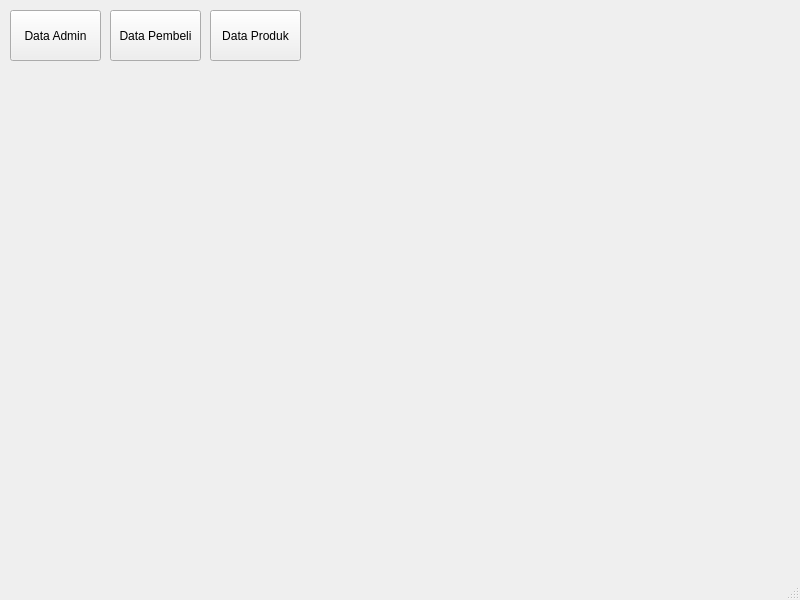
<?xml version="1.0" encoding="UTF-8"?>
<ui version="4.0">
 <class>formUtama</class>
 <widget class="QMainWindow" name="formUtama">
  <property name="geometry">
   <rect>
    <x>0</x>
    <y>0</y>
    <width>800</width>
    <height>600</height>
   </rect>
  </property>
  <property name="windowTitle">
   <string>formUtama</string>
  </property>
  <widget class="QWidget" name="centralwidget">
   <widget class="QPushButton" name="pushButton">
    <property name="geometry">
     <rect>
      <x>10</x>
      <y>10</y>
      <width>91</width>
      <height>51</height>
     </rect>
    </property>
    <property name="text">
     <string>Data Admin</string>
    </property>
   </widget>
   <widget class="QPushButton" name="pushButton_2">
    <property name="geometry">
     <rect>
      <x>110</x>
      <y>10</y>
      <width>91</width>
      <height>51</height>
     </rect>
    </property>
    <property name="text">
     <string>Data Pembeli</string>
    </property>
   </widget>
   <widget class="QPushButton" name="pushButton_3">
    <property name="geometry">
     <rect>
      <x>210</x>
      <y>10</y>
      <width>91</width>
      <height>51</height>
     </rect>
    </property>
    <property name="text">
     <string>Data Produk</string>
    </property>
   </widget>
  </widget>
  <widget class="QMenuBar" name="menubar">
   <property name="geometry">
    <rect>
     <x>0</x>
     <y>0</y>
     <width>800</width>
     <height>22</height>
    </rect>
   </property>
  </widget>
  <widget class="QStatusBar" name="statusbar"/>
 </widget>
 <resources/>
 <connections/>
</ui>
